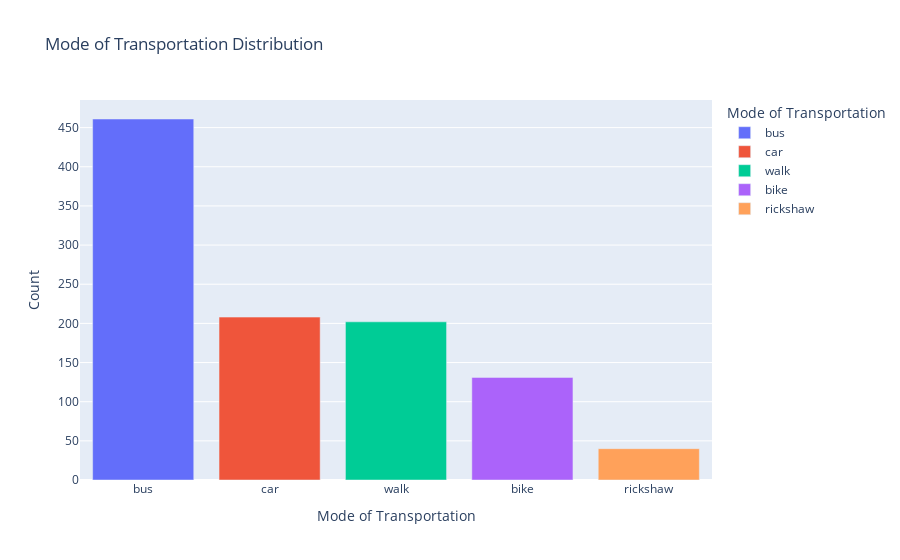

Notebook code cell kept with this figure:
### Markdown cell above
This histogram gives a very interesting insight about the  distance distribution in the dataset. Most of the people in the dataset live from 0 to 12 kilometers distance from their office location, specifically in distance 2.5-7.4 kilometers with a count of 396. Second highest group of people in the dataset belong to 7.5-12.4 kilometers distance from their office location with a count of 330. There are very less amount of people in the dataset whole live too much far away from their office location(47.5-52.4 kilometers).

### Code cell
# Mode of Transportation: Bar Chart
df["mode_of_transportation"] = df["mode_of_transportation"].str.strip()
df['mode_of_transportation'] = df['mode_of_transportation'].replace({
    'autorickshaw' : 'rickshaw',
    'autoricshaw' : 'rickshaw',
    'riskha' : 'rickshaw',
    'cycle' : 'bike'
})
columns_to_drop = ['bicycle']
df = df[~df['mode_of_transportation'].isin(columns_to_drop)]
mode_counts = df['mode_of_transportation'].value_counts().reset_index()
mode_counts.columns = ['mode_of_transportation', 'count']
fig = px.bar(mode_counts, 
             x='mode_of_transportation', 
             y='count', 
             color='mode_of_transportation', 
             title='Mode of Transportation Distribution', 
             labels={'mode_of_transportation': 'Mode of Transportation', 'count': 'Count'})
fig.show()  #for notebook
#fig.show("png") #for github it only supports non interactive

### Figure 1 — Plotly figure (JSON) as saved in the notebook; plotly's stock layout.template omitted (floating-point values rounded to 4 significant figures)
{"data": [{"alignmentgroup": "True", "hovertemplate": "Mode of Transportation=%{x}<br>Count=%{y}<extra></extra>", "legendgroup": "bus", "marker": {"color": "#636efa", "pattern": {"shape": ""}}, "name": "bus", "offsetgroup": "bus", "orientation": "v", "showlegend": true, "textposition": "auto", "x": ["bus"], "xaxis": "x", "y": [461], "yaxis": "y", "type": "bar"}, {"alignmentgroup": "True", "hovertemplate": "Mode of Transportation=%{x}<br>Count=%{y}<extra></extra>", "legendgroup": "car", "marker": {"color": "#EF553B", "pattern": {"shape": ""}}, "name": "car", "offsetgroup": "car", "orientation": "v", "showlegend": true, "textposition": "auto", "x": ["car"], "xaxis": "x", "y": [208], "yaxis": "y", "type": "bar"}, {"alignmentgroup": "True", "hovertemplate": "Mode of Transportation=%{x}<br>Count=%{y}<extra></extra>", "legendgroup": "walk", "marker": {"color": "#00cc96", "pattern": {"shape": ""}}, "name": "walk", "offsetgroup": "walk", "orientation": "v", "showlegend": true, "textposition": "auto", "x": ["walk"], "xaxis": "x", "y": [202], "yaxis": "y", "type": "bar"}, {"alignmentgroup": "True", "hovertemplate": "Mode of Transportation=%{x}<br>Count=%{y}<extra></extra>", "legendgroup": "bike", "marker": {"color": "#ab63fa", "pattern": {"shape": ""}}, "name": "bike", "offsetgroup": "bike", "orientation": "v", "showlegend": true, "textposition": "auto", "x": ["bike"], "xaxis": "x", "y": [131], "yaxis": "y", "type": "bar"}, {"alignmentgroup": "True", "hovertemplate": "Mode of Transportation=%{x}<br>Count=%{y}<extra></extra>", "legendgroup": "rickshaw", "marker": {"color": "#FFA15A", "pattern": {"shape": ""}}, "name": "rickshaw", "offsetgroup": "rickshaw", "orientation": "v", "showlegend": true, "textposition": "auto", "x": ["rickshaw"], "xaxis": "x", "y": [40], "yaxis": "y", "type": "bar"}], "layout": {"xaxis": {"anchor": "y", "domain": [0.0, 1.0], "title": {"text": "Mode of Transportation"}, "categoryorder": "array", "categoryarray": ["bus", "car", "walk", "bike", "rickshaw"]}, "yaxis": {"anchor": "x", "domain": [0.0, 1.0], "title": {"text": "Count"}}, "legend": {"title": {"text": "Mode of Transportation"}, "tracegroupgap": 0}, "title": {"text": "Mode of Transportation Distribution"}, "barmode": "relative"}}
